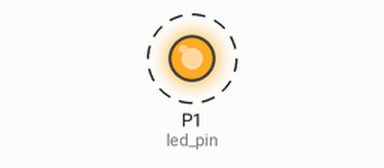
Recording of a program running on a simulated BBC micro:bit running MicroPython. Parts: output pins drawn as LEDs (lit = HIGH). Dashed ring = blinking.

Above: at 0.2 s.
Timing chart, 0 to 3.0 s (numbered marks = the images above):
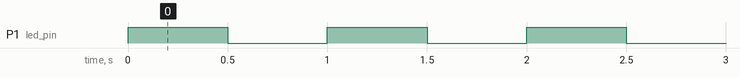

Measured:
- by itself, P1 (led_pin): alternates HIGH for 0.50 s and LOW for 0.50 s

The program:

blink-one-led-02.py
```python
# Imports go at the top
from microbit import *

# Set the LED pin
led_pin = pin1

# Code in a 'while True:' loop repeats forever
while True:
    # Turn the LED on
    led_pin.write_digital(True)
    # Wait for 500ms (0.5 seconds)
    sleep(500)
    # Turn the LED off
    led_pin.write_digital(False)
    # Wait for 500ms (0.5 seconds)
    sleep(500)
```
